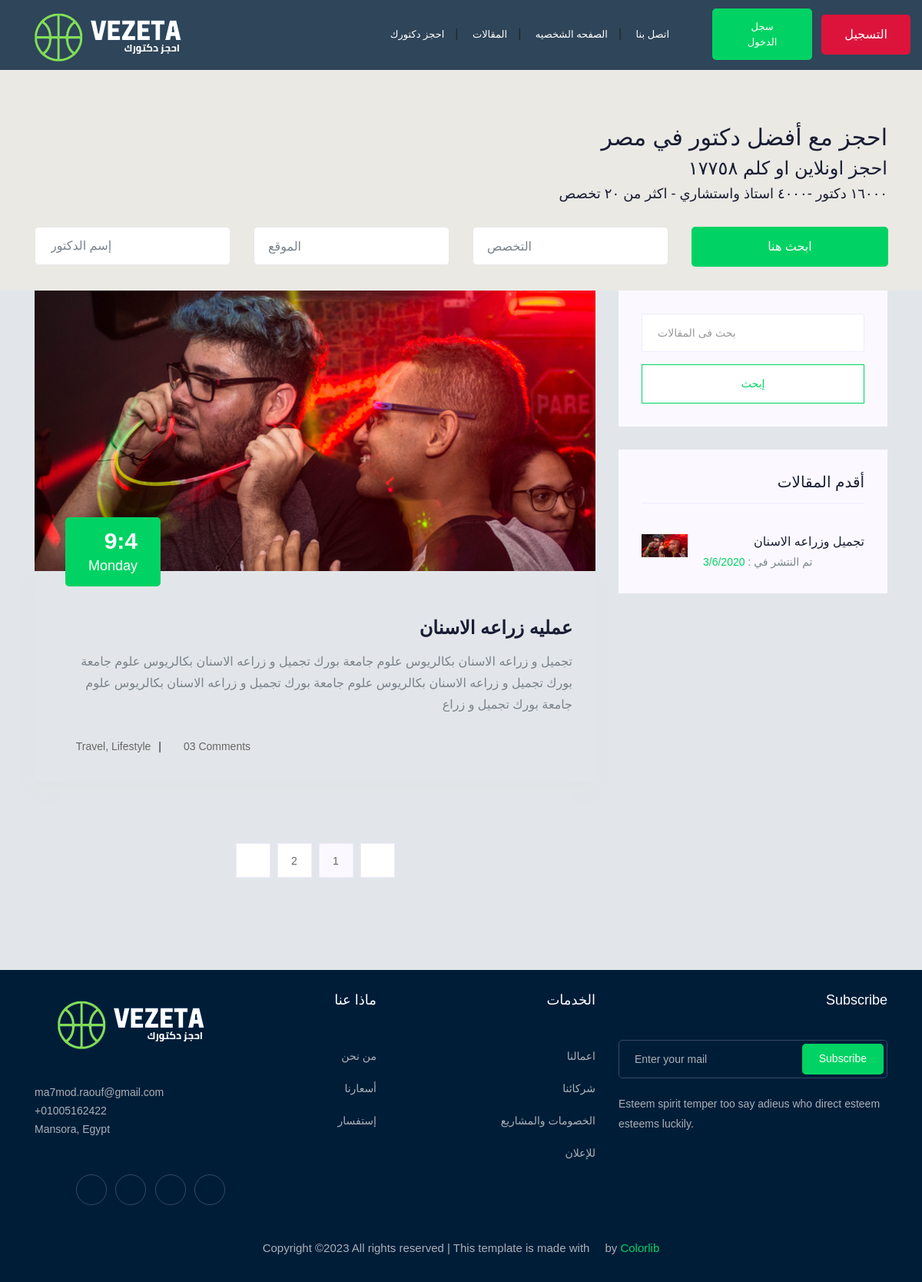
Page /blog_list/ on the committed database.
### pages/models.py (models this page shows)
class blogs(models.Model):
    blog_name=models.CharField(max_length=500)
    blog_description=models.TextField()
    blog_image=models.ImageField(blank=True,null=True)
    publish_day=models.CharField(max_length=100)
    publish_date=models.DateField()
    publish_time=models.TimeField()

### pages/views.py (the view)
# urls.py: path('blog_list/',views.blog_list.as_view(),name='blog_list'),
class blog_list(ListView):
    model=blogs
    context_object_name='blog'
    template_name='pages/blog_list.html'

### pages/templates/pages/blog_list.html (shortened to what this page needs)
{%extends 'base.html'%}
{%load static %}
{%block content%}
{%include 'parts/search.html'%}
<section class="blog_area section-padding">
    <div class="container">
        <div class="row">
            <div class="col-lg-8 mb-5 mb-lg-0">
                <div class="blog_left_sidebar">
                    {%for b in blog%}
                    <article class="blog_item">
                        <div class="blog_item_img">
                            <img class="card-img rounded-0" src="{% static 'img/blog/single_blog_1.png' %}" alt="">
                            <a href="#" class="blog_item_date">
                                <h3>{{b.publish_time.hour}}:{{b.publish_time.minute}}</h3>
                                <p>{{b.publish_day}}</p>
                            </a>
                        </div>
                        <div class="blog_details">
                            <a class="d-inline-block" href="">
                                <h2>{{b.blog_name}}</h2>
                            </a>
                            <p>{{b.blog_description}}</p>
                            <ul class="blog-info-link">
                                <li><a href="#"><i class="fa fa-user"></i> Travel, Lifestyle</a></li>
                                <li><a href="#"><i class="fa fa-comments"></i> 03 Comments</a></li>
                            </ul>
                        </div>
                    </article>
                    {%endfor%}
                    <nav class="blog-pagination justify-content-center d-flex">
                        <ul class="pagination">
                            <li class="page-item">
                                <a href="" class="page-link" aria-label="Previous">
                                    <i class="ti-angle-right"></i>
                                </a>
                            </li>
                                <li class="page-item">
                                    <a href="" class="page-link">2</a>
                                </li>
                                <li class="page-item active">
                                    <a href="" class="page-link">1</a>
                                </li>
                            <li class="page-item">
                                <a href="" class="page-link" aria-label="Next">
                                    <i class="ti-angle-right"></i>
                                </a>
                            </li>
                        </ul>
                    </nav>
                </div>
            </div>
            <div class="col-lg-4">
                <div class="blog_right_sidebar">
                    <aside class="single_sidebar_widget search_widget">
                        <form method="GET">
                            <div class="form-group">
                                <div class="input-group mb-3">
                                    <input name='q' type="text" class="form-control" placeholder='بحث فى المقالات'
                                        onfocus="this.placeholder = ''"
                                        onblur="this.placeholder = 'Search Keyword'">
                                    <div class="input-group-append">
                                        <button class="btn" type="button"><i class="ti-search"></i></button>
                                    </div>
                                </div>
                            </div>
                            <button class="button rounded-0 primary-bg text-white w-100 btn_1 boxed-btn"
                                type="submit">إبحث</button>
                        </form>
                    </aside>
                    <aside class="single_sidebar_widget popular_post_widget">
                        <h3 class="widget_title">أقدم المقالات</h3>
                            <div class="media post_item">
                                    <img src="img/blog/single_blog_1.png" alt="" style="width: 30spx; height: 30px;">
                                <div class="media-body">
                                    <a href="single-blog.html">
                                        <h3>تجميل وزراعه الاسنان</h3>
                                    </a>
                                    <p>تم النتشر في : <span style="color: #00D363;">3/6/2020</p>
                                </div>
                            </div>
                    </aside>
                </div>
            </div>
        </div>
    </div>
    </section>
{%endblock content%}

### rows in the picture
blogs: publish_time.hour "9", publish_time.minute "4", publish_day "Monday", blog_name "عمليه زراعه الاسنان", blog_description "تجميل و زراعه الاسنان بكالريوس علوم جامعة بورك تجميل و زراعه الاسنان بكالريوس علوم جامعة بورك تجميل و زراعه الاسنان بكالريوس علوم جامعة بورك تجميل و زراعه الاسنان بكالريوس علوم جامعة بورك تجميل و زراع"
